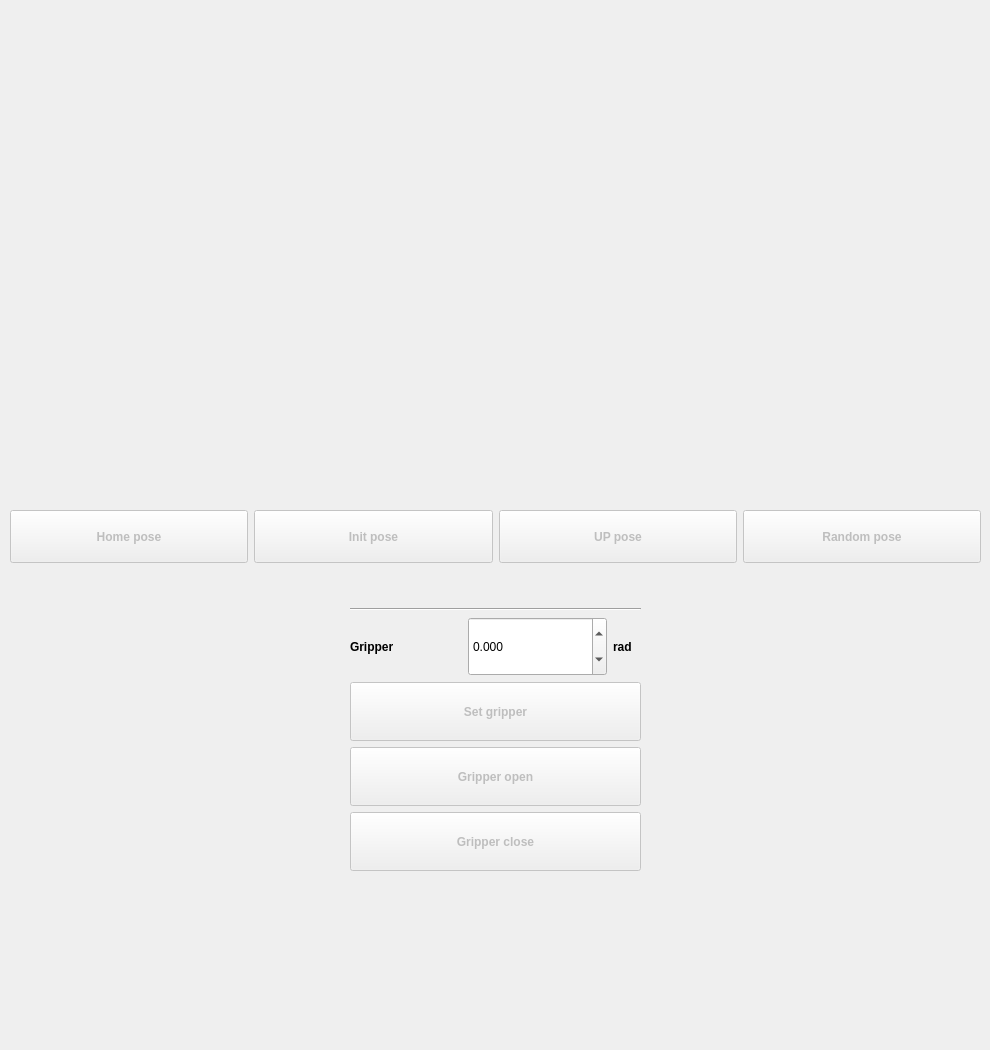
          <widget class="QWidget" name="robot3d_tab">
           <attribute name="title">
            <string>ROBOT 3D</string>
           </attribute>
           <widget class="QWidget" name="verticalLayoutWidget_12">
            <property name="geometry">
             <rect>
              <x>10</x>
              <y>10</y>
              <width>971</width>
              <height>491</height>
             </rect>
            </property>
            <layout class="QVBoxLayout" name="robot3d_verticalLayout"/>
           </widget>
           <widget class="QWidget" name="verticalLayoutWidget_13">
            <property name="geometry">
             <rect>
              <x>10</x>
              <y>510</y>
              <width>971</width>
              <height>531</height>
             </rect>
            </property>
            <layout class="QVBoxLayout" name="verticalLayout_23" stretch="10,65,25">
             <item>
              <layout class="QHBoxLayout" name="horizontalLayout_32" stretch="25,25,25,25">
               <item>
                <widget class="QPushButton" name="btn_home_pose">
                 <property name="enabled">
                  <bool>false</bool>
                 </property>
                 <property name="sizePolicy">
                  <sizepolicy hsizetype="Minimum" vsizetype="Preferred">
                   <horstretch>0</horstretch>
                   <verstretch>0</verstretch>
                  </sizepolicy>
                 </property>
                 <property name="font">
                  <font>
                   <weight>75</weight>
                   <bold>true</bold>
                  </font>
                 </property>
                 <property name="text">
                  <string>Home pose</string>
                 </property>
                </widget>
               </item>
               <item>
                <widget class="QPushButton" name="btn_init_pose">
                 <property name="enabled">
                  <bool>false</bool>
                 </property>
                 <property name="sizePolicy">
                  <sizepolicy hsizetype="Minimum" vsizetype="Preferred">
                   <horstretch>0</horstretch>
                   <verstretch>0</verstretch>
                  </sizepolicy>
                 </property>
                 <property name="font">
                  <font>
                   <weight>75</weight>
                   <bold>true</bold>
                  </font>
                 </property>
                 <property name="text">
                  <string>Init pose</string>
                 </property>
                </widget>
               </item>
               <item>
                <widget class="QPushButton" name="btn_up_pose">
                 <property name="enabled">
                  <bool>false</bool>
                 </property>
                 <property name="sizePolicy">
                  <sizepolicy hsizetype="Minimum" vsizetype="Preferred">
                   <horstretch>0</horstretch>
                   <verstretch>0</verstretch>
                  </sizepolicy>
                 </property>
                 <property name="font">
                  <font>
                   <weight>75</weight>
                   <bold>true</bold>
                  </font>
                 </property>
                 <property name="text">
                  <string>UP pose</string>
                 </property>
                </widget>
               </item>
               <item>
                <widget class="QPushButton" name="btn_random_pose">
                 <property name="enabled">
                  <bool>false</bool>
                 </property>
                 <property name="sizePolicy">
                  <sizepolicy hsizetype="Minimum" vsizetype="Preferred">
                   <horstretch>0</horstretch>
                   <verstretch>0</verstretch>
                  </sizepolicy>
                 </property>
                 <property name="font">
                  <font>
                   <weight>75</weight>
                   <bold>true</bold>
                  </font>
                 </property>
                 <property name="text">
                  <string>Random pose</string>
                 </property>
                </widget>
               </item>
              </layout>
             </item>
             <item>
              <layout class="QHBoxLayout" name="horizontalLayout_33" stretch="35,30,35">
               <item>
                <spacer name="horizontalSpacer_22">
                 <property name="orientation">
                  <enum>Qt::Horizontal</enum>
                 </property>
                 <property name="sizeHint" stdset="0">
                  <size>
                   <width>40</width>
                   <height>20</height>
                  </size>
                 </property>
                </spacer>
               </item>
               <item>
                <layout class="QVBoxLayout" name="verticalLayout_24" stretch="10,15,15,15,15,15,10">
                 <item>
                  <spacer name="verticalSpacer_18">
                   <property name="orientation">
                    <enum>Qt::Vertical</enum>
                   </property>
                   <property name="sizeHint" stdset="0">
                    <size>
                     <width>20</width>
                     <height>40</height>
                    </size>
                   </property>
                  </spacer>
                 </item>
                 <item>
                  <widget class="Line" name="line_2">
                   <property name="orientation">
                    <enum>Qt::Horizontal</enum>
                   </property>
                  </widget>
                 </item>
                 <item>
                  <layout class="QHBoxLayout" name="horizontalLayout_34" stretch="40,50,10">
                   <item>
                    <widget class="QLabel" name="label_37">
                     <property name="font">
                      <font>
                       <weight>75</weight>
                       <bold>true</bold>
                      </font>
                     </property>
                     <property name="text">
                      <string>Gripper</string>
                     </property>
                    </widget>
                   </item>
                   <item>
                    <widget class="QDoubleSpinBox" name="doubleSpinBox_gripper">
                     <property name="sizePolicy">
                      <sizepolicy hsizetype="Preferred" vsizetype="Preferred">
                       <horstretch>0</horstretch>
                       <verstretch>0</verstretch>
                      </sizepolicy>
                     </property>
                     <property name="minimumSize">
                      <size>
                       <width>0</width>
                       <height>4</height>
                      </size>
                     </property>
                     <property name="alignment">
                      <set>Qt::AlignLeading|Qt::AlignLeft|Qt::AlignVCenter</set>
                     </property>
                     <property name="correctionMode">
                      <enum>QAbstractSpinBox::CorrectToPreviousValue</enum>
                     </property>
                     <property name="decimals">
                      <number>3</number>
                     </property>
                     <property name="minimum">
                      <double>-1.135000000000000</double>
                     </property>
                     <property name="maximum">
                      <double>1.135000000000000</double>
                     </property>
                     <property name="singleStep">
                      <double>0.002000000000000</double>
                     </property>
                     <property name="value">
                      <double>0.000000000000000</double>
                     </property>
                    </widget>
                   </item>
                   <item>
                    <widget class="QLabel" name="label_40">
                     <property name="font">
                      <font>
                       <weight>75</weight>
                       <bold>true</bold>
                      </font>
                     </property>
                     <property name="text">
                      <string>rad</string>
                     </property>
                    </widget>
                   </item>
                  </layout>
                 </item>
                 <item>
                  <widget class="QPushButton" name="btn_set_gripper">
                   <property name="enabled">
                    <bool>false</bool>
                   </property>
                   <property name="sizePolicy">
                    <sizepolicy hsizetype="Minimum" vsizetype="Preferred">
                     <horstretch>0</horstretch>
                     <verstretch>0</verstretch>
                    </sizepolicy>
                   </property>
                   <property name="font">
                    <font>
                     <weight>75</weight>
                     <bold>true</bold>
                    </font>
                   </property>
                   <property name="text">
                    <string>Set gripper</string>
                   </property>
                  </widget>
                 </item>
                 <item>
                  <widget class="QPushButton" name="btn_gripper_open">
                   <property name="enabled">
                    <bool>false</bool>
                   </property>
                   <property name="sizePolicy">
                    <sizepolicy hsizetype="Minimum" vsizetype="Preferred">
                     <horstretch>0</horstretch>
                     <verstretch>0</verstretch>
                    </sizepolicy>
                   </property>
                   <property name="font">
                    <font>
                     <weight>75</weight>
                     <bold>true</bold>
                    </font>
                   </property>
                   <property name="text">
                    <string>Gripper open</string>
                   </property>
                  </widget>
                 </item>
                 <item>
                  <widget class="QPushButton" name="btn_gripper_close">
                   <property name="enabled">
                    <bool>false</bool>
                   </property>
                   <property name="sizePolicy">
                    <sizepolicy hsizetype="Minimum" vsizetype="Preferred">
                     <horstretch>0</horstretch>
                     <verstretch>0</verstretch>
                    </sizepolicy>
                   </property>
                   <property name="font">
                    <font>
                     <weight>75</weight>
                     <bold>true</bold>
                    </font>
                   </property>
                   <property name="text">
                    <string>Gripper close</string>
                   </property>
                  </widget>
                 </item>
                 <item>
                  <spacer name="verticalSpacer_29">
                   <property name="orientation">
                    <enum>Qt::Vertical</enum>
                   </property>
                   <property name="sizeHint" stdset="0">
                    <size>
                     <width>20</width>
                     <height>40</height>
                    </size>
                   </property>
                  </spacer>
                 </item>
                </layout>
               </item>
               <item>
                <spacer name="horizontalSpacer_23">
                 <property name="orientation">
                  <enum>Qt::Horizontal</enum>
                 </property>
                 <property name="sizeHint" stdset="0">
                  <size>
                   <width>40</width>
                   <height>20</height>
                  </size>
                 </property>
                </spacer>
               </item>
              </layout>
             </item>
             <item>
              <spacer name="verticalSpacer_57">
               <property name="orientation">
                <enum>Qt::Vertical</enum>
               </property>
               <property name="sizeHint" stdset="0">
                <size>
                 <width>20</width>
                 <height>40</height>
                </size>
               </property>
              </spacer>
             </item>
            </layout>
           </widget>
          </widget>
